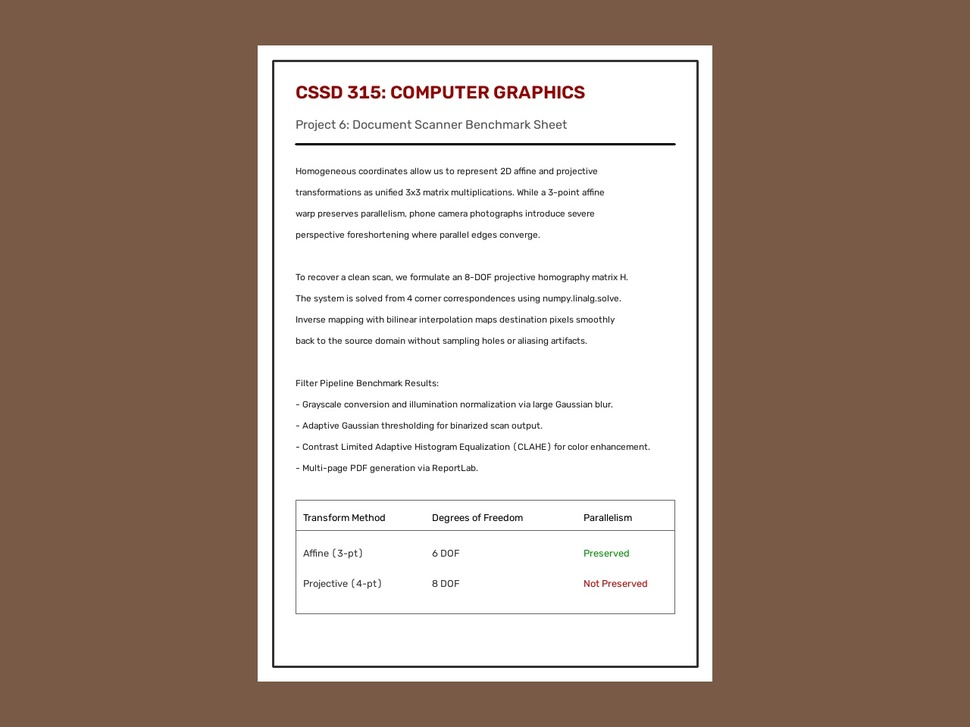
#> input picture test_dataset/01_clean_straight_desk.jpg, 970 x 727 px, shrunk from 1280 x 960 before the run
$ python -i filters.py   (imports and definitions only)
#> lines starting #> are read from the running program, lines starting #| are printed output that depends on the picture; after the words box and inside, x2 and y2 are one past the last pixel; in counts of white or black regions, pixels touching at a corner belong together
#> further down, picture is the input picture: shape (727, 970, 3); mean B, G, R 140.3, 152.1, 170.6
"""
Image Enhancement & Clean-up Pipeline
CSSD 315 Computer Graphics - Group Project (Brief 6)

Contains:
1. Grayscale
2. High-contrast adaptive thresholding (scanned document look)
3. Shadow removal via background illumination modeling
4. Color enhancement using CLAHE in LAB color space
"""

import cv2
import numpy as np

def apply_grayscale(image):
    gray = cv2.cvtColor(image, cv2.COLOR_BGR2GRAY)
    return cv2.cvtColor(gray, cv2.COLOR_GRAY2BGR)

def apply_adaptive_threshold(image, block_size=25, c=10):
    gray = cv2.cvtColor(image, cv2.COLOR_BGR2GRAY)
    blur = cv2.GaussianBlur(gray, (3, 3), 0)
    thresh = cv2.adaptiveThreshold(
        blur, 255, cv2.ADAPTIVE_THRESH_GAUSSIAN_C, cv2.THRESH_BINARY, block_size, c
    )
    return cv2.cvtColor(thresh, cv2.COLOR_GRAY2BGR)

def apply_shadow_removal(image):
    """
    Shadow removal via Illumination Estimation:
    1. Estimate non-uniform background lighting using heavy morphological or Gaussian blur.
    2. Divide original by the estimated background to normalize illumination.
    """
    gray = cv2.cvtColor(image, cv2.COLOR_BGR2GRAY)
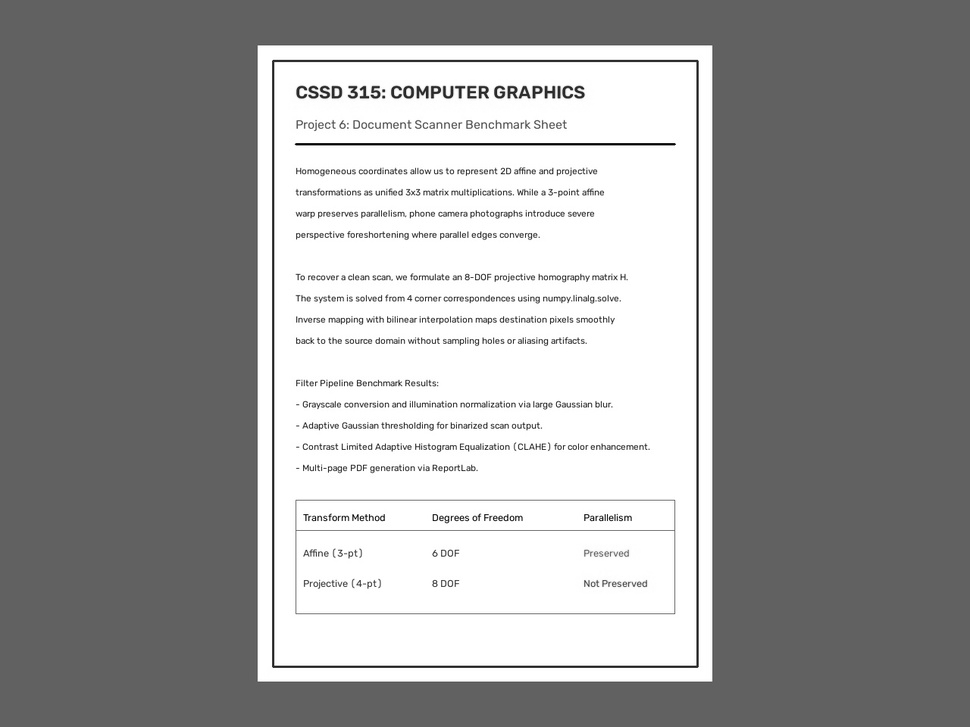
#> gray: shape (727, 970); min 0, max 255, mean 156.3

    # Large kernel to capture background illumination gradient
    background = cv2.GaussianBlur(gray, (0, 0), sigmaX=35, sigmaY=35)
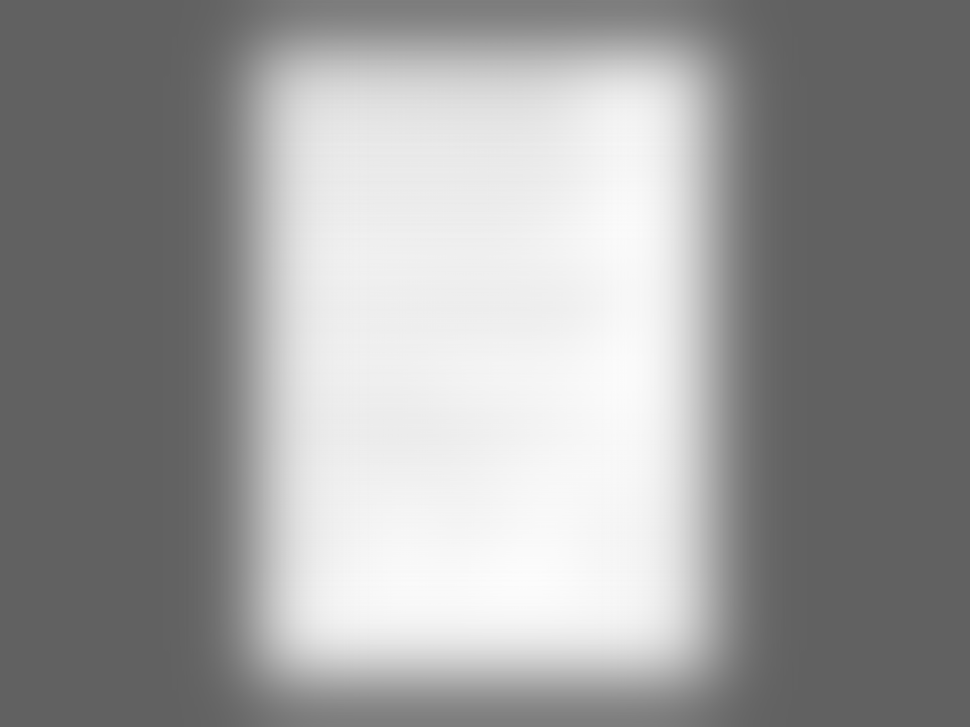
#> background: shape (727, 970); min 97, max 252, mean 156.3

    # Division normalization: (image / background) * 255
    normalized = cv2.divide(gray, np.maximum(background, 1), scale=255)
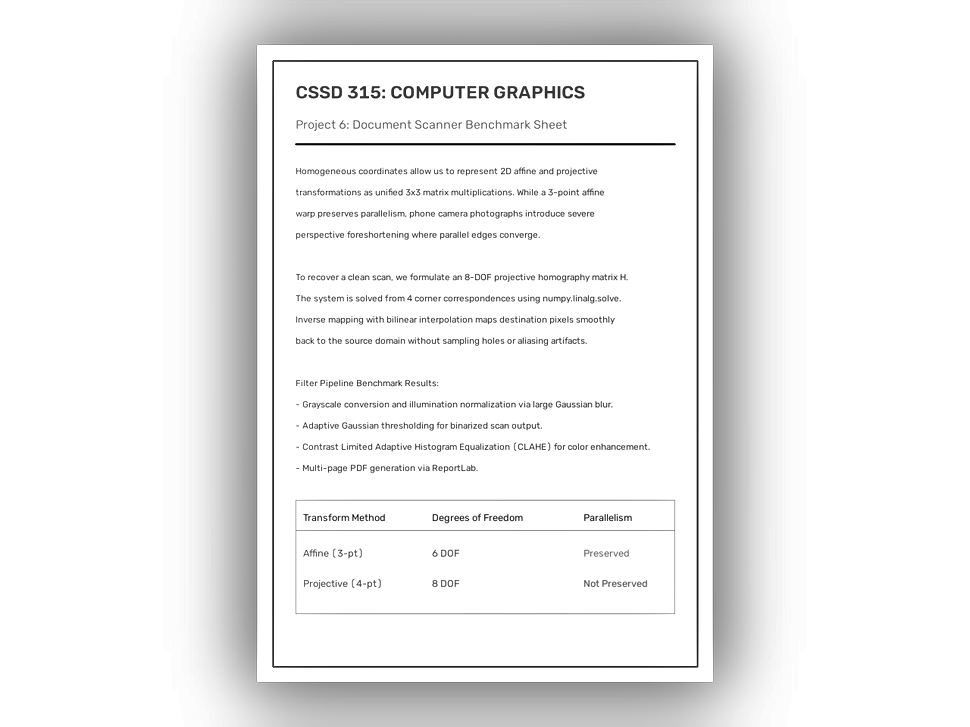
#> normalized: shape (727, 970); min 0, max 255, mean 239.3
    normalized = cv2.normalize(normalized, None, 0, 255, cv2.NORM_MINMAX)

    # Light adaptive thresholding on normalized image
    cleaned = cv2.adaptiveThreshold(
        normalized, 255, cv2.ADAPTIVE_THRESH_GAUSSIAN_C, cv2.THRESH_BINARY, 31, 10
    )
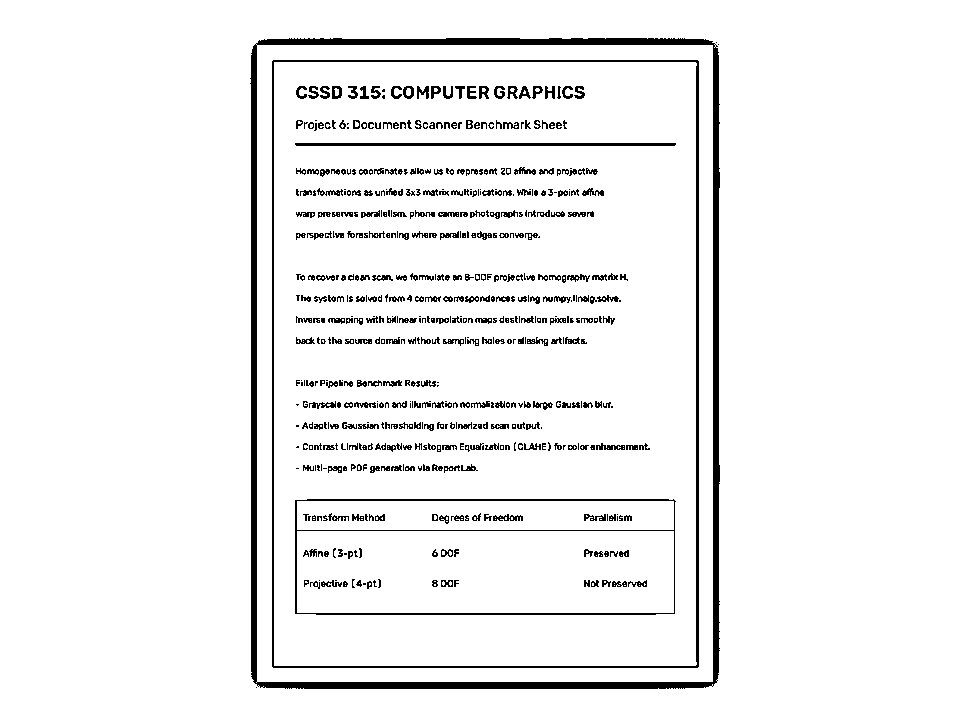
#> cleaned: shape (727, 970); 94.5% white; 559 black regions (210 under 20 px), largest, box (x1, y1, x2, y2) and area: (250, 38, 720, 689) 13663, (272, 60, 699, 668) 4718, (295, 499, 676, 615) 2177
    return cv2.cvtColor(cleaned, cv2.COLOR_GRAY2BGR)

def apply_color_enhance(image):
    """
    Enhance colors without shifting hue by applying CLAHE
    to the L (Luminance) channel in CIE LAB color space.
    """
    lab = cv2.cvtColor(image, cv2.COLOR_BGR2LAB)
    l, a, b = cv2.split(lab)

    clahe = cv2.createCLAHE(clipLimit=2.5, tileGridSize=(8, 8))
    cl = clahe.apply(l)

    enhanced_lab = cv2.merge((cl, a, b))
    return cv2.cvtColor(enhanced_lab, cv2.COLOR_LAB2BGR)

>>> import cv2
>>> picture = cv2.imread('../test_dataset/01_clean_straight_desk.jpg')
>>> result = apply_shadow_removal(picture)
